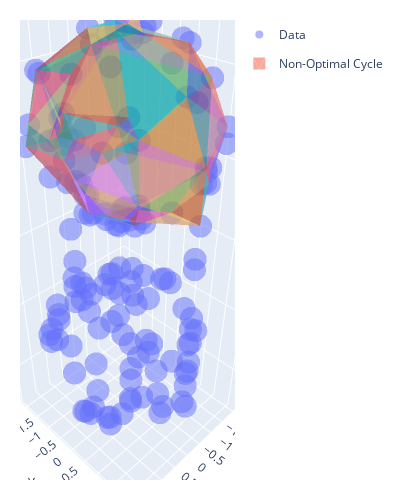

The code cell stored with this chart in its notebook:
### Markdown cell above
#### Find Representative 2D Cycles (Around 3D Voids)
To find representative cycles, we use the factored matrix and the `optimize_cycle` method.

We do this both the largest and second largest 3D Void.

### Code cell
## 2nd Largest Representative 3D Hole
# cycle to optimize
i = homology[homology['dimension'] == 2].sort_values('cycle nnz').index[-2] # 2nd largest 2d cycle (3d void)

# get the cycle
nonoptimal_faces = homology.loc[i, 'cycle representative']['simplex'].tolist()

# plotting
trace_dta = go.Scatter3d( # data plot
        x=dta[:, 0],
        y=dta[:, 1],
        z=dta[:, 2],
        mode='markers',
        showlegend=True,
        name='Data',
        opacity=0.5
    )
traces_nonoptimal = [oat.plot.triangle__trace3d(triangle=tri, coo=dta) for tri in nonoptimal_faces] # optimal cycle plot
for n, trace in enumerate(traces_nonoptimal): # plot optimal cycle
    trace.update(
            showlegend=(n==0),
            legendgroup='opti',
            opacity=0.5,
            name='Non-Optimal Cycle'
        )
fig = go.Figure(data=[trace_dta]+traces_nonoptimal)
fig.update_layout(
        width=400, 
        height=500,
        margin=dict(l=20, r=20, t=20, b=20)
    )
# fig.write_html('void_2.html')
fig.show()

### Figure 1 — Plotly figure (JSON) as saved in the notebook; plotly's stock layout.template omitted (floating-point values rounded to 4 significant figures; data arrays with more than 128 entries replaced by an {"elided": "..."} marker saying what was removed)
{"data": [{"mode": "markers", "name": "Data", "opacity": 0.5, "showlegend": true, "type": "scatter3d", "x": {"elided": "150 float values"}, "y": {"elided": "150 float values"}, "z": {"elided": "150 float values"}}, {"i": [0], "j": [1], "k": [2], "legendgroup": "opti", "name": "Non-Optimal Cycle", "opacity": 0.5, "showlegend": true, "type": "mesh3d", "x": [1.392, -0.7554, -0.04524], "y": [1.401, 1.44, 2.011], "z": [3.398, 4.158, 2.743]}, {"i": [0], "j": [1], "k": [2], "legendgroup": "opti", "name": "Non-Optimal Cycle", "opacity": 0.5, "showlegend": false, "type": "mesh3d", "x": [0.9459, 1.392, -0.7554], "y": [0.1269, 1.401, 1.44], "z": [4.809, 3.398, 4.158]}, {"i": [0], "j": [1], "k": [2], "legendgroup": "opti", "name": "Non-Optimal Cycle", "opacity": 0.5, "showlegend": false, "type": "mesh3d", "x": [0.9459, 0.07546, -0.7554], "y": [0.1269, 0.4869, 1.44], "z": [4.809, 4.912, 4.158]}, {"i": [0], "j": [1], "k": [2], "legendgroup": "opti", "name": "Non-Optimal Cycle", "opacity": 0.5, "showlegend": false, "type": "mesh3d", "x": [-1.367, -0.7747, 0.03005], "y": [-1.286, -1.054, -1.929], "z": [2.467, 4.513, 2.774]}, {"i": [0], "j": [1], "k": [2], "legendgroup": "opti", "name": "Non-Optimal Cycle", "opacity": 0.5, "showlegend": false, "type": "mesh3d", "x": [-1.998, -1.367, -0.7747], "y": [-0.1088, -1.286, -1.054], "z": [3.092, 2.467, 4.513]}, {"i": [0], "j": [1], "k": [2], "legendgroup": "opti", "name": "Non-Optimal Cycle", "opacity": 0.5, "showlegend": false, "type": "mesh3d", "x": [0.7731, -0.7747, 0.03005], "y": [-1.673, -1.054, -1.929], "z": [3.883, 4.513, 2.774]}, {"i": [0], "j": [1], "k": [2], "legendgroup": "opti", "name": "Non-Optimal Cycle", "opacity": 0.5, "showlegend": false, "type": "mesh3d", "x": [-1.327, -1.998, -0.7747], "y": [0.4151, -0.1088, -1.054], "z": [4.472, 3.092, 4.513]}, {"i": [0], "j": [1], "k": [2], "legendgroup": "opti", "name": "Non-Optimal Cycle", "opacity": 0.5, "showlegend": false, "type": "mesh3d", "x": [-0.2849, -1.43, -1.38], "y": [0.1238, -1.008, 1.018], "z": [1.033, 1.968, 2.003]}, {"i": [0], "j": [1], "k": [2], "legendgroup": "opti", "name": "Non-Optimal Cycle", "opacity": 0.5, "showlegend": false, "type": "mesh3d", "x": [-1.998, -1.43, -1.38], "y": [-0.1088, -1.008, 1.018], "z": [3.092, 1.968, 2.003]}, {"i": [0], "j": [1], "k": [2], "legendgroup": "opti", "name": "Non-Optimal Cycle", "opacity": 0.5, "showlegend": false, "type": "mesh3d", "x": [1.732, 0.8044, 1.792], "y": [-0.9858, -0.2788, 0.5319], "z": [2.844, 1.211, 2.693]}, {"i": [0], "j": [1], "k": [2], "legendgroup": "opti", "name": "Non-Optimal Cycle", "opacity": 0.5, "showlegend": false, "type": "mesh3d", "x": [0.241, 1.732, 0.8044], "y": [-1.748, -0.9858, -0.2788], "z": [1.772, 2.844, 1.211]}, {"i": [0], "j": [1], "k": [2], "legendgroup": "opti", "name": "Non-Optimal Cycle", "opacity": 0.5, "showlegend": false, "type": "mesh3d", "x": [0.241, 0.2511, 1.732], "y": [-1.748, -1.915, -0.9858], "z": [1.772, 2.278, 2.844]}, {"i": [0], "j": [1], "k": [2], "legendgroup": "opti", "name": "Non-Optimal Cycle", "opacity": 0.5, "showlegend": false, "type": "mesh3d", "x": [1.39, 0.8044, 1.792], "y": [0.8351, -0.2788, 0.5319], "z": [1.974, 1.211, 2.693]}, {"i": [0], "j": [1], "k": [2], "legendgroup": "opti", "name": "Non-Optimal Cycle", "opacity": 0.5, "showlegend": false, "type": "mesh3d", "x": [0.9459, 1.918, 1.392], "y": [0.1269, 0.04414, 1.401], "z": [4.809, 3.35, 3.398]}, {"i": [0], "j": [1], "k": [2], "legendgroup": "opti", "name": "Non-Optimal Cycle", "opacity": 0.5, "showlegend": false, "type": "mesh3d", "x": [-0.6544, -0.2849, -1.43], "y": [-1.453, 0.1238, -1.008], "z": [1.754, 1.033, 1.968]}, {"i": [0], "j": [1], "k": [2], "legendgroup": "opti", "name": "Non-Optimal Cycle", "opacity": 0.5, "showlegend": false, "type": "mesh3d", "x": [0.2511, 1.732, 0.7731], "y": [-1.915, -0.9858, -1.673], "z": [2.278, 2.844, 3.883]}, {"i": [0], "j": [1], "k": [2], "legendgroup": "opti", "name": "Non-Optimal Cycle", "opacity": 0.5, "showlegend": false, "type": "mesh3d", "x": [0.3216, 0.7731, -0.7747], "y": [-0.6676, -1.673, -1.054], "z": [4.836, 3.883, 4.513]}, {"i": [0], "j": [1], "k": [2], "legendgroup": "opti", "name": "Non-Optimal Cycle", "opacity": 0.5, "showlegend": false, "type": "mesh3d", "x": [-0.6544, 0.3821, -0.2849], "y": [-1.453, -0.9091, 0.1238], "z": [1.754, 1.26, 1.033]}, {"i": [0], "j": [1], "k": [2], "legendgroup": "opti", "name": "Non-Optimal Cycle", "opacity": 0.5, "showlegend": false, "type": "mesh3d", "x": [-1.327, -1.402, -0.7554], "y": [0.4151, 1.443, 1.44], "z": [4.472, 3.04, 4.158]}, {"i": [0], "j": [1], "k": [2], "legendgroup": "opti", "name": "Non-Optimal Cycle", "opacity": 0.5, "showlegend": false, "type": "mesh3d", "x": [-1.327, -1.998, -1.402], "y": [0.4151, -0.1088, 1.443], "z": [4.472, 3.092, 3.04]}, {"i": [0], "j": [1], "k": [2], "legendgroup": "opti", "name": "Non-Optimal Cycle", "opacity": 0.5, "showlegend": false, "type": "mesh3d", "x": [0.9459, 1.918, 1.429], "y": [0.1269, 0.04414, 0.1354], "z": [4.809, 3.35, 4.42]}, {"i": [0], "j": [1], "k": [2], "legendgroup": "opti", "name": "Non-Optimal Cycle", "opacity": 0.5, "showlegend": false, "type": "mesh3d", "x": [-0.2849, -0.4112, -1.38], "y": [0.1238, 0.946, 1.018], "z": [1.033, 1.266, 2.003]}, {"i": [0], "j": [1], "k": [2], "legendgroup": "opti", "name": "Non-Optimal Cycle", "opacity": 0.5, "showlegend": false, "type": "mesh3d", "x": [0.2511, 0.07528, 0.7731], "y": [-1.915, -1.926, -1.673], "z": [2.278, 2.381, 3.883]}, {"i": [0], "j": [1], "k": [2], "legendgroup": "opti", "name": "Non-Optimal Cycle", "opacity": 0.5, "showlegend": false, "type": "mesh3d", "x": [1.176, 1.392, -0.04524], "y": [1.498, 1.401, 2.011], "z": [2.34, 3.398, 2.743]}, {"i": [0], "j": [1], "k": [2], "legendgroup": "opti", "name": "Non-Optimal Cycle", "opacity": 0.5, "showlegend": false, "type": "mesh3d", "x": [-1.998, -1.402, -1.38], "y": [-0.1088, 1.443, 1.018], "z": [3.092, 3.04, 2.003]}, {"i": [0], "j": [1], "k": [2], "legendgroup": "opti", "name": "Non-Optimal Cycle", "opacity": 0.5, "showlegend": false, "type": "mesh3d", "x": [-1.402, -0.7554, -0.04524], "y": [1.443, 1.44, 2.011], "z": [3.04, 4.158, 2.743]}, {"i": [0], "j": [1], "k": [2], "legendgroup": "opti", "name": "Non-Optimal Cycle", "opacity": 0.5, "showlegend": false, "type": "mesh3d", "x": [0.07528, 0.7731, 0.0602], "y": [-1.926, -1.673, -2.031], "z": [2.381, 3.883, 2.642]}, {"i": [0], "j": [1], "k": [2], "legendgroup": "opti", "name": "Non-Optimal Cycle", "opacity": 0.5, "showlegend": false, "type": "mesh3d", "x": [0.241, 0.3821, 0.8044], "y": [-1.748, -0.9091, -0.2788], "z": [1.772, 1.26, 1.211]}, {"i": [0], "j": [1], "k": [2], "legendgroup": "opti", "name": "Non-Optimal Cycle", "opacity": 0.5, "showlegend": false, "type": "mesh3d", "x": [1.732, 0.7731, 1.847], "y": [-0.9858, -1.673, -0.6504], "z": [2.844, 3.883, 3.417]}, {"i": [0], "j": [1], "k": [2], "legendgroup": "opti", "name": "Non-Optimal Cycle", "opacity": 0.5, "showlegend": false, "type": "mesh3d", "x": [-0.211, -1.327, -0.7747], "y": [-0.4925, 0.4151, -1.054], "z": [4.914, 4.472, 4.513]}, {"i": [0], "j": [1], "k": [2], "legendgroup": "opti", "name": "Non-Optimal Cycle", "opacity": 0.5, "showlegend": false, "type": "mesh3d", "x": [-1.243, -1.367, 0.03005], "y": [-1.502, -1.286, -1.929], "z": [2.217, 2.467, 2.774]}, {"i": [0], "j": [1], "k": [2], "legendgroup": "opti", "name": "Non-Optimal Cycle", "opacity": 0.5, "showlegend": false, "type": "mesh3d", "x": [0.7731, 1.847, 1.386], "y": [-1.673, -0.6504, -0.915], "z": [3.883, 3.417, 4.246]}, {"i": [0], "j": [1], "k": [2], "legendgroup": "opti", "name": "Non-Optimal Cycle", "opacity": 0.5, "showlegend": false, "type": "mesh3d", "x": [0.8654, 1.176, -0.005331], "y": [0.7368, 1.498, 2.015], "z": [1.529, 2.34, 1.603]}, {"i": [0], "j": [1], "k": [2], "legendgroup": "opti", "name": "Non-Optimal Cycle", "opacity": 0.5, "showlegend": false, "type": "mesh3d", "x": [0.2738, 0.8654, -0.005331], "y": [0.8161, 0.7368, 2.015], "z": [1.266, 1.529, 1.603]}, {"i": [0], "j": [1], "k": [2], "legendgroup": "opti", "name": "Non-Optimal Cycle", "opacity": 0.5, "showlegend": false, "type": "mesh3d", "x": [-1.998, -1.367, -1.43], "y": [-0.1088, -1.286, -1.008], "z": [3.092, 2.467, 1.968]}, {"i": [0], "j": [1], "k": [2], "legendgroup": "opti", "name": "Non-Optimal Cycle", "opacity": 0.5, "showlegend": false, "type": "mesh3d", "x": [1.918, 1.732, 1.792], "y": [0.04414, -0.9858, 0.5319], "z": [3.35, 2.844, 2.693]}, {"i": [0], "j": [1], "k": [2], "legendgroup": "opti", "name": "Non-Optimal Cycle", "opacity": 0.5, "showlegend": false, "type": "mesh3d", "x": [0.07546, -0.211, -1.327], "y": [0.4869, -0.4925, 0.4151], "z": [4.912, 4.914, 4.472]}, {"i": [0], "j": [1], "k": [2], "legendgroup": "opti", "name": "Non-Optimal Cycle", "opacity": 0.5, "showlegend": false, "type": "mesh3d", "x": [-1.402, -0.6611, -0.04524], "y": [1.443, 1.657, 2.011], "z": [3.04, 2.123, 2.743]}, {"i": [0], "j": [1], "k": [2], "legendgroup": "opti", "name": "Non-Optimal Cycle", "opacity": 0.5, "showlegend": false, "type": "mesh3d", "x": [1.176, -0.04524, -0.005331], "y": [1.498, 2.011, 2.015], "z": [2.34, 2.743, 1.603]}, {"i": [0], "j": [1], "k": [2], "legendgroup": "opti", "name": "Non-Optimal Cycle", "opacity": 0.5, "showlegend": false, "type": "mesh3d", "x": [0.7731, 0.0602, 0.03005], "y": [-1.673, -2.031, -1.929], "z": [3.883, 2.642, 2.774]}, {"i": [0], "j": [1], "k": [2], "legendgroup": "opti", "name": "Non-Optimal Cycle", "opacity": 0.5, "showlegend": false, "type": "mesh3d", "x": [0.07546, -1.327, -0.7554], "y": [0.4869, 0.4151, 1.44], "z": [4.912, 4.472, 4.158]}, {"i": [0], "j": [1], "k": [2], "legendgroup": "opti", "name": "Non-Optimal Cycle", "opacity": 0.5, "showlegend": false, "type": "mesh3d", "x": [0.2738, 1.39, 0.8044], "y": [0.8161, 0.8351, -0.2788], "z": [1.266, 1.974, 1.211]}, {"i": [0], "j": [1], "k": [2], "legendgroup": "opti", "name": "Non-Optimal Cycle", "opacity": 0.5, "showlegend": false, "type": "mesh3d", "x": [0.3216, 0.7731, 1.386], "y": [-0.6676, -1.673, -0.915], "z": [4.836, 3.883, 4.246]}, {"i": [0], "j": [1], "k": [2], "legendgroup": "opti", "name": "Non-Optimal Cycle", "opacity": 0.5, "showlegend": false, "type": "mesh3d", "x": [1.918, 1.392, 1.792], "y": [0.04414, 1.401, 0.5319], "z": [3.35, 3.398, 2.693]}, {"i": [0], "j": [1], "k": [2], "legendgroup": "opti", "name": "Non-Optimal Cycle", "opacity": 0.5, "showlegend": false, "type": "mesh3d", "x": [-1.243, -0.05143, 0.03005], "y": [-1.502, -1.714, -1.929], "z": [2.217, 2.181, 2.774]}, {"i": [0], "j": [1], "k": [2], "legendgroup": "opti", "name": "Non-Optimal Cycle", "opacity": 0.5, "showlegend": false, "type": "mesh3d", "x": [1.429, 1.847, 1.386], "y": [0.1354, -0.6504, -0.915], "z": [4.42, 3.417, 4.246]}, {"i": [0], "j": [1], "k": [2], "legendgroup": "opti", "name": "Non-Optimal Cycle", "opacity": 0.5, "showlegend": false, "type": "mesh3d", "x": [1.918, 1.429, 1.847], "y": [0.04414, 0.1354, -0.6504], "z": [3.35, 4.42, 3.417]}, {"i": [0], "j": [1], "k": [2], "legendgroup": "opti", "name": "Non-Optimal Cycle", "opacity": 0.5, "showlegend": false, "type": "mesh3d", "x": [0.2738, 1.39, 0.8654], "y": [0.8161, 0.8351, 0.7368], "z": [1.266, 1.974, 1.529]}, {"i": [0], "j": [1], "k": [2], "legendgroup": "opti", "name": "Non-Optimal Cycle", "opacity": 0.5, "showlegend": false, "type": "mesh3d", "x": [0.2738, -0.4112, -0.005331], "y": [0.8161, 0.946, 2.015], "z": [1.266, 1.266, 1.603]}, {"i": [0], "j": [1], "k": [2], "legendgroup": "opti", "name": "Non-Optimal Cycle", "opacity": 0.5, "showlegend": false, "type": "mesh3d", "x": [0.241, -0.6544, 0.3821], "y": [-1.748, -1.453, -0.9091], "z": [1.772, 1.754, 1.26]}, {"i": [0], "j": [1], "k": [2], "legendgroup": "opti", "name": "Non-Optimal Cycle", "opacity": 0.5, "showlegend": false, "type": "mesh3d", "x": [0.9459, 0.3216, 1.386], "y": [0.1269, -0.6676, -0.915], "z": [4.809, 4.836, 4.246]}, {"i": [0], "j": [1], "k": [2], "legendgroup": "opti", "name": "Non-Optimal Cycle", "opacity": 0.5, "showlegend": false, "type": "mesh3d", "x": [0.9459, 1.429, 1.386], "y": [0.1269, 0.1354, -0.915], "z": [4.809, 4.42, 4.246]}, {"i": [0], "j": [1], "k": [2], "legendgroup": "opti", "name": "Non-Optimal Cycle", "opacity": 0.5, "showlegend": false, "type": "mesh3d", "x": [0.3821, 0.05028, -0.2849], "y": [-0.9091, 0.1571, 0.1238], "z": [1.26, 0.9423, 1.033]}, {"i": [0], "j": [1], "k": [2], "legendgroup": "opti", "name": "Non-Optimal Cycle", "opacity": 0.5, "showlegend": false, "type": "mesh3d", "x": [-0.6611, -0.4112, -1.38], "y": [1.657, 0.946, 1.018], "z": [2.123, 1.266, 2.003]}, {"i": [0], "j": [1], "k": [2], "legendgroup": "opti", "name": "Non-Optimal Cycle", "opacity": 0.5, "showlegend": false, "type": "mesh3d", "x": [0.2738, 0.8654, 0.8044], "y": [0.8161, 0.7368, -0.2788], "z": [1.266, 1.529, 1.211]}, {"i": [0], "j": [1], "k": [2], "legendgroup": "opti", "name": "Non-Optimal Cycle", "opacity": 0.5, "showlegend": false, "type": "mesh3d", "x": [-1.243, -0.05143, -0.6544], "y": [-1.502, -1.714, -1.453], "z": [2.217, 2.181, 1.754]}, {"i": [0], "j": [1], "k": [2], "legendgroup": "opti", "name": "Non-Optimal Cycle", "opacity": 0.5, "showlegend": false, "type": "mesh3d", "x": [-0.211, 0.3216, -0.7747], "y": [-0.4925, -0.6676, -1.054], "z": [4.914, 4.836, 4.513]}, {"i": [0], "j": [1], "k": [2], "legendgroup": "opti", "name": "Non-Optimal Cycle", "opacity": 0.5, "showlegend": false, "type": "mesh3d", "x": [1.176, 1.392, 1.792], "y": [1.498, 1.401, 0.5319], "z": [2.34, 3.398, 2.693]}, {"i": [0], "j": [1], "k": [2], "legendgroup": "opti", "name": "Non-Optimal Cycle", "opacity": 0.5, "showlegend": false, "type": "mesh3d", "x": [1.39, 1.176, 1.792], "y": [0.8351, 1.498, 0.5319], "z": [1.974, 2.34, 2.693]}, {"i": [0], "j": [1], "k": [2], "legendgroup": "opti", "name": "Non-Optimal Cycle", "opacity": 0.5, "showlegend": false, "type": "mesh3d", "x": [-1.402, -0.6611, -1.322], "y": [1.443, 1.657, 1.181], "z": [3.04, 2.123, 2.076]}, {"i": [0], "j": [1], "k": [2], "legendgroup": "opti", "name": "Non-Optimal Cycle", "opacity": 0.5, "showlegend": false, "type": "mesh3d", "x": [-0.6611, -0.4112, -0.005331], "y": [1.657, 0.946, 2.015], "z": [2.123, 1.266, 1.603]}, {"i": [0], "j": [1], "k": [2], "legendgroup": "opti", "name": "Non-Optimal Cycle", "opacity": 0.5, "showlegend": false, "type": "mesh3d", "x": [1.918, 1.732, 1.847], "y": [0.04414, -0.9858, -0.6504], "z": [3.35, 2.844, 3.417]}, {"i": [0], "j": [1], "k": [2], "legendgroup": "opti", "name": "Non-Optimal Cycle", "opacity": 0.5, "showlegend": false, "type": "mesh3d", "x": [0.3821, 0.05028, 0.8044], "y": [-0.9091, 0.1571, -0.2788], "z": [1.26, 0.9423, 1.211]}, {"i": [0], "j": [1], "k": [2], "legendgroup": "opti", "name": "Non-Optimal Cycle", "opacity": 0.5, "showlegend": false, "type": "mesh3d", "x": [1.39, 0.8654, 1.176], "y": [0.8351, 0.7368, 1.498], "z": [1.974, 1.529, 2.34]}, {"i": [0], "j": [1], "k": [2], "legendgroup": "opti", "name": "Non-Optimal Cycle", "opacity": 0.5, "showlegend": false, "type": "mesh3d", "x": [-0.6611, -0.04524, -0.005331], "y": [1.657, 2.011, 2.015], "z": [2.123, 2.743, 1.603]}, {"i": [0], "j": [1], "k": [2], "legendgroup": "opti", "name": "Non-Optimal Cycle", "opacity": 0.5, "showlegend": false, "type": "mesh3d", "x": [-1.402, -1.322, -1.38], "y": [1.443, 1.181, 1.018], "z": [3.04, 2.076, 2.003]}, {"i": [0], "j": [1], "k": [2], "legendgroup": "opti", "name": "Non-Optimal Cycle", "opacity": 0.5, "showlegend": false, "type": "mesh3d", "x": [0.8654, 0.2894, 0.8044], "y": [0.7368, 0.5494, -0.2788], "z": [1.529, 1.067, 1.211]}, {"i": [0], "j": [1], "k": [2], "legendgroup": "opti", "name": "Non-Optimal Cycle", "opacity": 0.5, "showlegend": false, "type": "mesh3d", "x": [0.07546, -0.211, -0.3815], "y": [0.4869, -0.4925, -0.09686], "z": [4.912, 4.914, 5.149]}, {"i": [0], "j": [1], "k": [2], "legendgroup": "opti", "name": "Non-Optimal Cycle", "opacity": 0.5, "showlegend": false, "type": "mesh3d", "x": [0.9459, 0.1569, 0.3216], "y": [0.1269, 0.2126, -0.6676], "z": [4.809, 5.026, 4.836]}, {"i": [0], "j": [1], "k": [2], "legendgroup": "opti", "name": "Non-Optimal Cycle", "opacity": 0.5, "showlegend": false, "type": "mesh3d", "x": [0.05028, 0.2894, 0.8044], "y": [0.1571, 0.5494, -0.2788], "z": [0.9423, 1.067, 1.211]}, {"i": [0], "j": [1], "k": [2], "legendgroup": "opti", "name": "Non-Optimal Cycle", "opacity": 0.5, "showlegend": false, "type": "mesh3d", "x": [-0.6611, -1.322, -1.38], "y": [1.657, 1.181, 1.018], "z": [2.123, 2.076, 2.003]}, {"i": [0], "j": [1], "k": [2], "legendgroup": "opti", "name": "Non-Optimal Cycle", "opacity": 0.5, "showlegend": false, "type": "mesh3d", "x": [0.9459, 0.07546, 0.1569], "y": [0.1269, 0.4869, 0.2126], "z": [4.809, 4.912, 5.026]}, {"i": [0], "j": [1], "k": [2], "legendgroup": "opti", "name": "Non-Optimal Cycle", "opacity": 0.5, "showlegend": false, "type": "mesh3d", "x": [0.241, -0.05143, -0.6544], "y": [-1.748, -1.714, -1.453], "z": [1.772, 2.181, 1.754]}, {"i": [0], "j": [1], "k": [2], "legendgroup": "opti", "name": "Non-Optimal Cycle", "opacity": 0.5, "showlegend": false, "type": "mesh3d", "x": [-1.243, -0.6544, -1.43], "y": [-1.502, -1.453, -1.008], "z": [2.217, 1.754, 1.968]}, {"i": [0], "j": [1], "k": [2], "legendgroup": "opti", "name": "Non-Optimal Cycle", "opacity": 0.5, "showlegend": false, "type": "mesh3d", "x": [-0.211, 0.1569, 0.3216], "y": [-0.4925, 0.2126, -0.6676], "z": [4.914, 5.026, 4.836]}, {"i": [0], "j": [1], "k": [2], "legendgroup": "opti", "name": "Non-Optimal Cycle", "opacity": 0.5, "showlegend": false, "type": "mesh3d", "x": [0.2894, -0.2849, -0.4112], "y": [0.5494, 0.1238, 0.946], "z": [1.067, 1.033, 1.266]}, {"i": [0], "j": [1], "k": [2], "legendgroup": "opti", "name": "Non-Optimal Cycle", "opacity": 0.5, "showlegend": false, "type": "mesh3d", "x": [0.2738, 0.2894, -0.4112], "y": [0.8161, 0.5494, 0.946], "z": [1.266, 1.067, 1.266]}, {"i": [0], "j": [1], "k": [2], "legendgroup": "opti", "name": "Non-Optimal Cycle", "opacity": 0.5, "showlegend": false, "type": "mesh3d", "x": [-0.211, -0.3815, 0.1569], "y": [-0.4925, -0.09686, 0.2126], "z": [4.914, 5.149, 5.026]}, {"i": [0], "j": [1], "k": [2], "legendgroup": "opti", "name": "Non-Optimal Cycle", "opacity": 0.5, "showlegend": false, "type": "mesh3d", "x": [0.07546, -0.3815, 0.1569], "y": [0.4869, -0.09686, 0.2126], "z": [4.912, 5.149, 5.026]}, {"i": [0], "j": [1], "k": [2], "legendgroup": "opti", "name": "Non-Optimal Cycle", "opacity": 0.5, "showlegend": false, "type": "mesh3d", "x": [0.2738, 0.8654, 0.2894], "y": [0.8161, 0.7368, 0.5494], "z": [1.266, 1.529, 1.067]}, {"i": [0], "j": [1], "k": [2], "legendgroup": "opti", "name": "Non-Optimal Cycle", "opacity": 0.5, "showlegend": false, "type": "mesh3d", "x": [0.05028, 0.2894, -0.2849], "y": [0.1571, 0.5494, 0.1238], "z": [0.9423, 1.067, 1.033]}, {"i": [0], "j": [1], "k": [2], "legendgroup": "opti", "name": "Non-Optimal Cycle", "opacity": 0.5, "showlegend": false, "type": "mesh3d", "x": [-0.05143, 0.2511, 0.03005], "y": [-1.714, -1.915, -1.929], "z": [2.181, 2.278, 2.774]}, {"i": [0], "j": [1], "k": [2], "legendgroup": "opti", "name": "Non-Optimal Cycle", "opacity": 0.5, "showlegend": false, "type": "mesh3d", "x": [-1.243, -1.367, -1.43], "y": [-1.502, -1.286, -1.008], "z": [2.217, 2.467, 1.968]}, {"i": [0], "j": [1], "k": [2], "legendgroup": "opti", "name": "Non-Optimal Cycle", "opacity": 0.5, "showlegend": false, "type": "mesh3d", "x": [0.2511, 0.07528, 0.03005], "y": [-1.915, -1.926, -1.929], "z": [2.278, 2.381, 2.774]}, {"i": [0], "j": [1], "k": [2], "legendgroup": "opti", "name": "Non-Optimal Cycle", "opacity": 0.5, "showlegend": false, "type": "mesh3d", "x": [0.241, -0.05143, 0.2511], "y": [-1.748, -1.714, -1.915], "z": [1.772, 2.181, 2.278]}, {"i": [0], "j": [1], "k": [2], "legendgroup": "opti", "name": "Non-Optimal Cycle", "opacity": 0.5, "showlegend": false, "type": "mesh3d", "x": [0.07528, 0.0602, 0.03005], "y": [-1.926, -2.031, -1.929], "z": [2.381, 2.642, 2.774]}], "layout": {"height": 500, "margin": {"b": 20, "l": 20, "r": 20, "t": 20}, "width": 400}}
